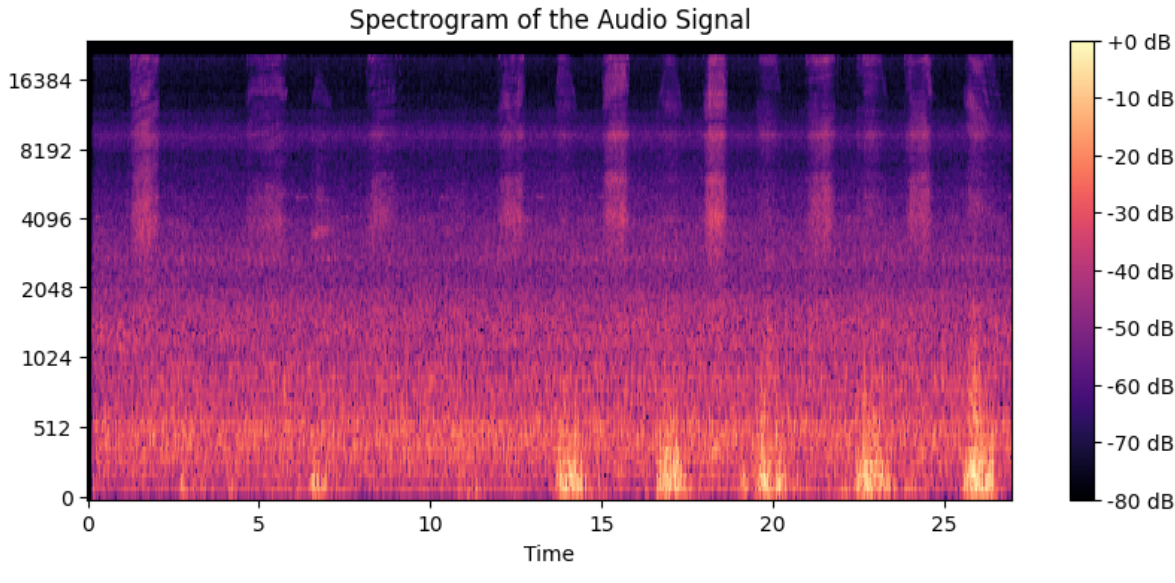

Write the Python code that produced this figure.
import librosa.display
import matplotlib.pyplot as plt
import numpy as np

audio_file = '/content/WhatsApp Audio 2024-03-04 at 11.27.40_69e1065f.mp3' 

# Load the audio file using librosa
audio_data, sample_rate = librosa.load(audio_file, sr=None)

# Compute the spectrogram using librosa
spectrogram = librosa.feature.melspectrogram(y=audio_data, sr=sample_rate, n_fft=1024, hop_length=512, n_mels=128)

# Convert to decibels (log scale)
spectrogram_db = librosa.power_to_db(spectrogram, ref=np.max)

# Plot the spectrogram
plt.figure(figsize=(10, 4))
librosa.display.specshow(spectrogram_db, sr=sample_rate, hop_length=512, x_axis='time', y_axis='mel')
plt.colorbar(format='%+2.0f dB')
plt.title('Spectrogram of the Audio Signal')
plt.show()
